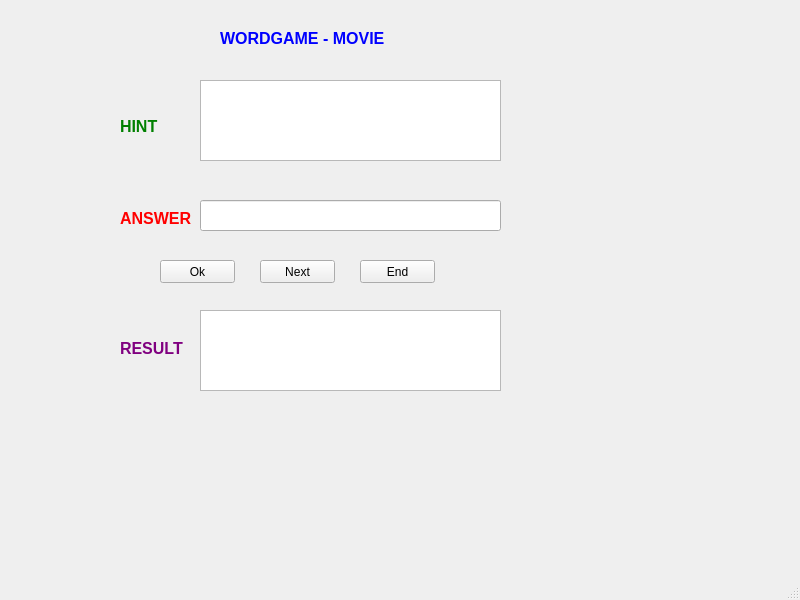
<?xml version="1.0" encoding="UTF-8"?>
<ui version="4.0">
 <class>MainWindow</class>
 <widget class="QMainWindow" name="MainWindow">
  <property name="geometry">
   <rect>
    <x>0</x>
    <y>0</y>
    <width>800</width>
    <height>600</height>
   </rect>
  </property>
  <property name="windowTitle">
   <string>MainWindow</string>
  </property>
  <widget class="QWidget" name="centralwidget">
   <widget class="QLineEdit" name="lineEdit">
    <property name="geometry">
     <rect>
      <x>200</x>
      <y>200</y>
      <width>301</width>
      <height>31</height>
     </rect>
    </property>
   </widget>
   <widget class="QPushButton" name="pushButton">
    <property name="geometry">
     <rect>
      <x>160</x>
      <y>260</y>
      <width>75</width>
      <height>23</height>
     </rect>
    </property>
    <property name="text">
     <string>Ok</string>
    </property>
   </widget>
   <widget class="QPushButton" name="pushButton_2">
    <property name="geometry">
     <rect>
      <x>260</x>
      <y>260</y>
      <width>75</width>
      <height>23</height>
     </rect>
    </property>
    <property name="text">
     <string>Next</string>
    </property>
   </widget>
   <widget class="QPushButton" name="pushButton_3">
    <property name="geometry">
     <rect>
      <x>360</x>
      <y>260</y>
      <width>75</width>
      <height>23</height>
     </rect>
    </property>
    <property name="text">
     <string>End</string>
    </property>
   </widget>
   <widget class="QLabel" name="label">
    <property name="geometry">
     <rect>
      <x>220</x>
      <y>30</y>
      <width>191</width>
      <height>16</height>
     </rect>
    </property>
    <property name="font">
     <font>
      <pointsize>12</pointsize>
      <weight>75</weight>
      <bold>true</bold>
     </font>
    </property>
    <property name="styleSheet">
     <string notr="true">color: blue;
font-weight: bold;</string>
    </property>
    <property name="text">
     <string>WORDGAME - MOVIE</string>
    </property>
   </widget>
   <widget class="QLabel" name="label_2">
    <property name="geometry">
     <rect>
      <x>120</x>
      <y>120</y>
      <width>47</width>
      <height>13</height>
     </rect>
    </property>
    <property name="font">
     <font>
      <pointsize>12</pointsize>
      <weight>75</weight>
      <bold>true</bold>
     </font>
    </property>
    <property name="styleSheet">
     <string notr="true">color: green;
font-weight: bold;</string>
    </property>
    <property name="text">
     <string>HINT</string>
    </property>
   </widget>
   <widget class="QLabel" name="label_3">
    <property name="geometry">
     <rect>
      <x>120</x>
      <y>210</y>
      <width>91</width>
      <height>16</height>
     </rect>
    </property>
    <property name="font">
     <font>
      <pointsize>12</pointsize>
      <weight>75</weight>
      <bold>true</bold>
     </font>
    </property>
    <property name="styleSheet">
     <string notr="true">color: red;
font-weight: bold;</string>
    </property>
    <property name="text">
     <string>ANSWER</string>
    </property>
   </widget>
   <widget class="QLabel" name="label_4">
    <property name="geometry">
     <rect>
      <x>120</x>
      <y>340</y>
      <width>81</width>
      <height>16</height>
     </rect>
    </property>
    <property name="font">
     <font>
      <pointsize>12</pointsize>
      <weight>75</weight>
      <bold>true</bold>
     </font>
    </property>
    <property name="styleSheet">
     <string notr="true">color: purple;
font-weight: bold;</string>
    </property>
    <property name="text">
     <string>RESULT</string>
    </property>
   </widget>
   <widget class="QTextBrowser" name="textBrowser">
    <property name="geometry">
     <rect>
      <x>200</x>
      <y>80</y>
      <width>301</width>
      <height>81</height>
     </rect>
    </property>
   </widget>
   <widget class="QTextBrowser" name="textBrowser_2">
    <property name="geometry">
     <rect>
      <x>200</x>
      <y>310</y>
      <width>301</width>
      <height>81</height>
     </rect>
    </property>
   </widget>
  </widget>
  <widget class="QMenuBar" name="menubar">
   <property name="geometry">
    <rect>
     <x>0</x>
     <y>0</y>
     <width>800</width>
     <height>21</height>
    </rect>
   </property>
  </widget>
  <widget class="QStatusBar" name="statusbar"/>
 </widget>
 <resources/>
 <connections/>
</ui>
